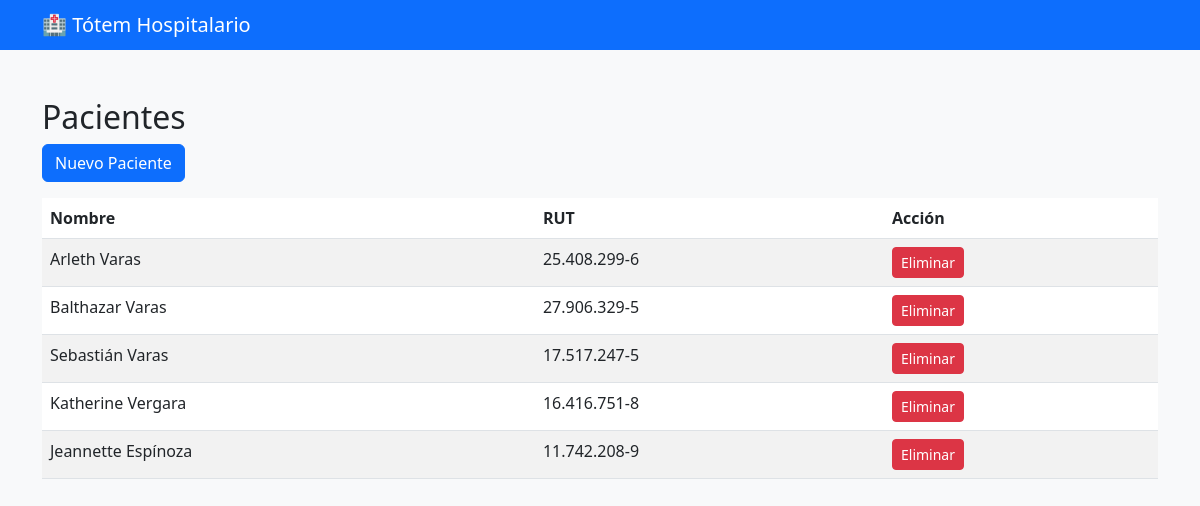
Page /checkin/pacientes/ on the earlier database version.
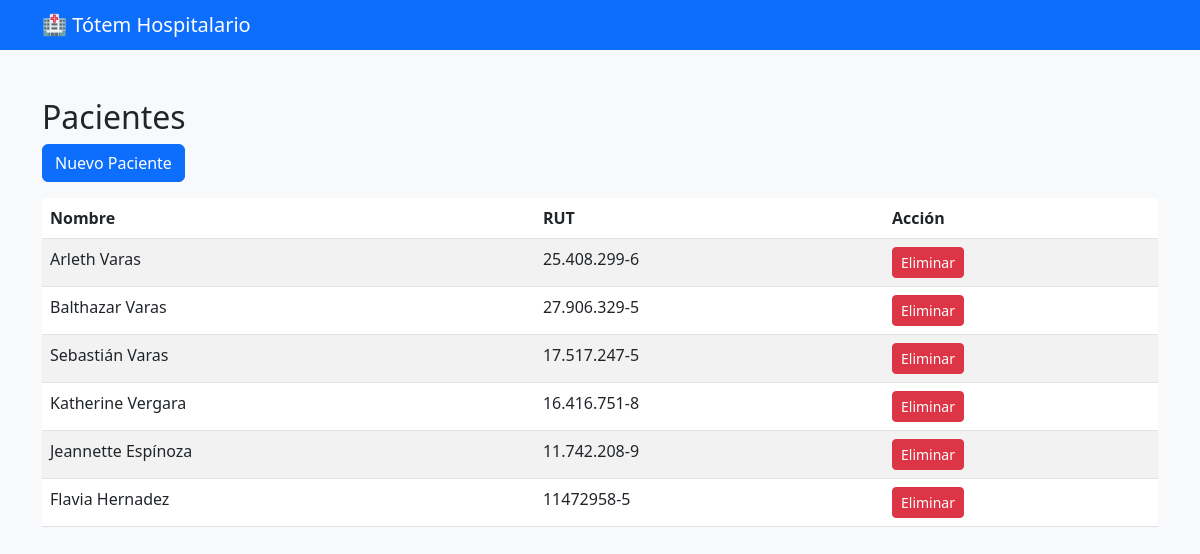
Same page on the later database version.
### checkin/models.py (models this page shows, shortened)
class Paciente(models.Model):
    rut = models.CharField(max_length=12, unique=True)
    nombre = models.CharField(max_length=100)

### checkin/views.py (the view)
# urls.py: path('pacientes/', views.lista_pacientes, name='lista_pacientes'), #ruta para listar pacientes
def lista_pacientes(request):
    pacientes = Paciente.objects.all()
    return render(request, 'lista_pacientes.html', {'pacientes': pacientes})

### checkin/templates/lista_pacientes.html
{% extends 'base.html' %}
{% block content %}
<h2>Pacientes</h2>
<a href="/checkin/crear/" class="btn btn-primary mb-3">Nuevo Paciente</a>
<table class="table table-striped">
    <thead>
        <tr>
            <th>Nombre</th>
            <th>RUT</th>
            <th>Acción</th>
        </tr>
    </thead>
    <tbody>
    {% for p in pacientes %}
        <tr>
            <td>{{ p.nombre }}</td>
            <td>{{ p.rut }}</td>
            <td>
                <a href="/checkin/pacientes/eliminar/{{p.id}}/" class="btn btn-danger btn-sm">
                    Eliminar
                </a>
            </td>
        </tr>
    {% endfor %}
    </tbody>
</table>
{% endblock %}

Differences in the rows shown:
added Paciente: nombre "Flavia Hernadez", rut "11472958-5"
